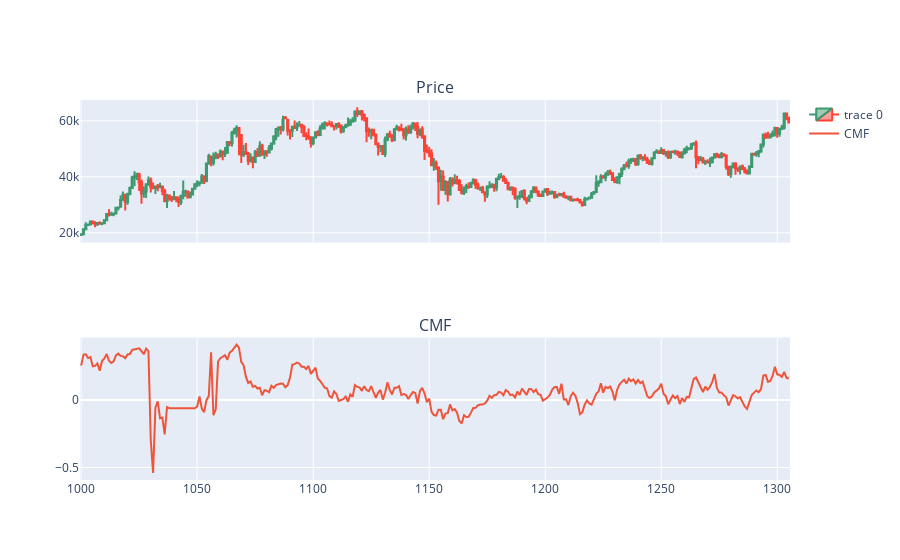

The notebook cell this image was saved under:
### Code cell
import yfinance as yf
import pandas_ta as ta
import plotly.graph_objects as go
from plotly.subplots import make_subplots
import pandas as pd

# data = yf.download(tickers='BTC-USD', period='max', interval='1d')
data = pd.read_csv("BTCUSD_Candlestick_1_D_ASK_08.05.2017-16.10.2021.csv")

data['CMF'] = ta.cmf(data.High, data.Low, data.Close, data.Volume, length=20)


df = data[1000:1500]


fig = make_subplots(rows=2, cols=1, subplot_titles=['Price', 'CMF'], shared_xaxes=True)


fig.add_trace(go.Candlestick(x=df.index,
                open=df['Open'],
                high=df['High'],
                low=df['Low'],
                close=df['Close']), row=1, col=1)
fig.add_trace(go.Scatter(x=df.index, y=df['CMF'], name='CMF'), row=2, col=1)


fig.update_layout(
    xaxis=dict(rangeslider=dict(visible=False))
)


fig.show()

### Figure 1 — Plotly figure (JSON) as saved in the notebook; plotly's stock layout.template omitted (floating-point values rounded to 4 significant figures; data arrays with more than 128 entries replaced by an {"elided": "..."} marker saying what was removed)
{"data": [{"close": {"elided": "306 int values"}, "high": {"elided": "306 int values"}, "low": {"elided": "306 int values"}, "open": {"elided": "306 int values"}, "type": "candlestick", "x": {"elided": "306 int values"}, "xaxis": "x", "yaxis": "y"}, {"name": "CMF", "type": "scatter", "x": {"elided": "306 int values"}, "xaxis": "x2", "y": {"elided": "306 float values"}, "yaxis": "y2"}], "layout": {"annotations": [{"font": {"size": 16}, "showarrow": false, "text": "Price", "x": 0.5, "xanchor": "center", "xref": "paper", "y": 1, "yanchor": "bottom", "yref": "paper"}, {"font": {"size": 16}, "showarrow": false, "text": "CMF", "x": 0.5, "xanchor": "center", "xref": "paper", "y": 0.375, "yanchor": "bottom", "yref": "paper"}], "xaxis": {"anchor": "y", "domain": [0, 1], "matches": "x2", "rangeslider": {"visible": false}, "showticklabels": false}, "xaxis2": {"anchor": "y2", "domain": [0, 1]}, "yaxis": {"anchor": "x", "domain": [0.625, 1]}, "yaxis2": {"anchor": "x2", "domain": [0, 0.375]}}}
